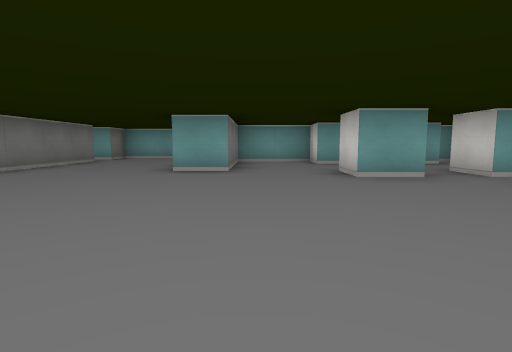
view 1 (above)

24 first-person views from a walk through a cub3D ray-caster map. The camera is about half as high as the walls, tilts 6° down and sees 80° across. The floor is counted in squares. Each view is taken from the middle of a square. On the plan, view 1 faces up. The plan holds only what a view shows up to about 9 squares ahead; the rest is blank.

view 2
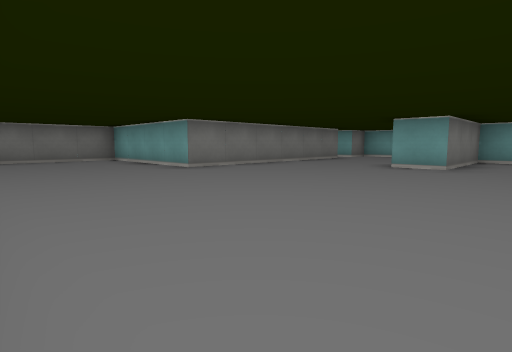

view 3
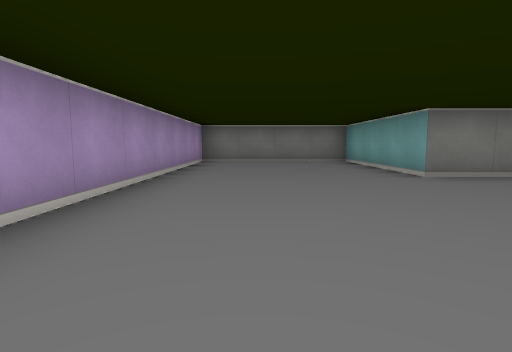

view 4
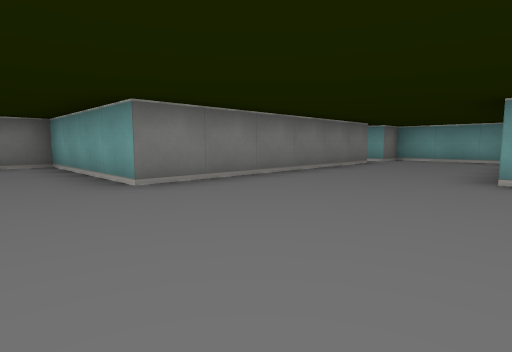

view 5
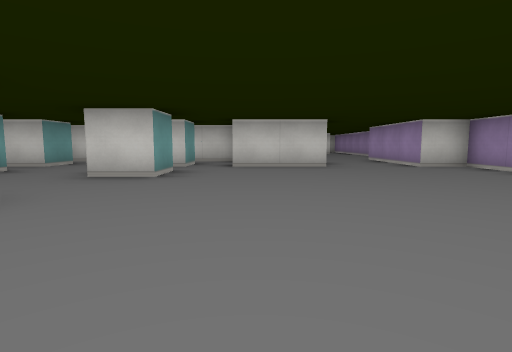

view 6
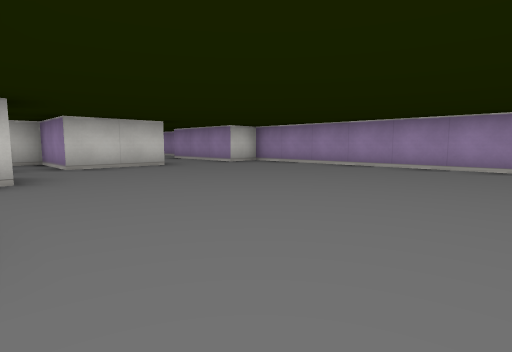

view 7
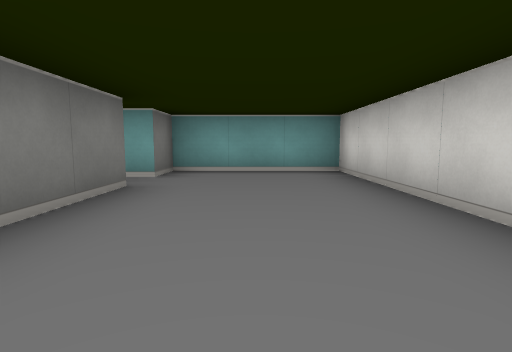

view 8
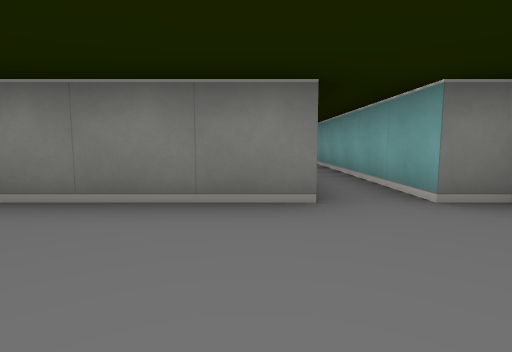

view 9
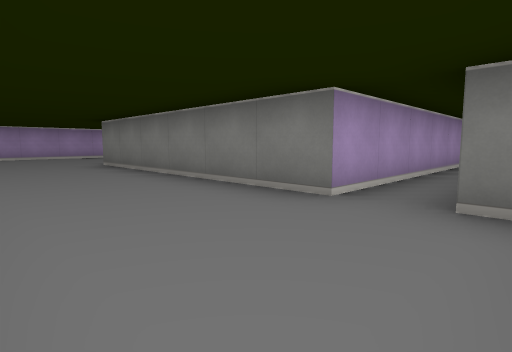

view 10
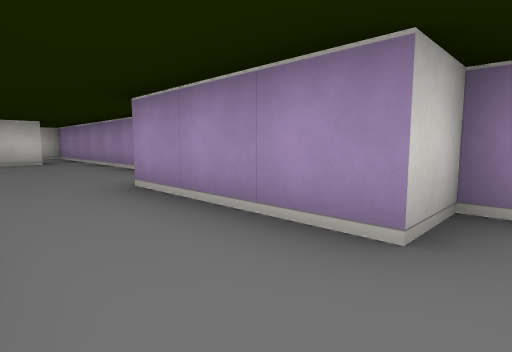

view 11
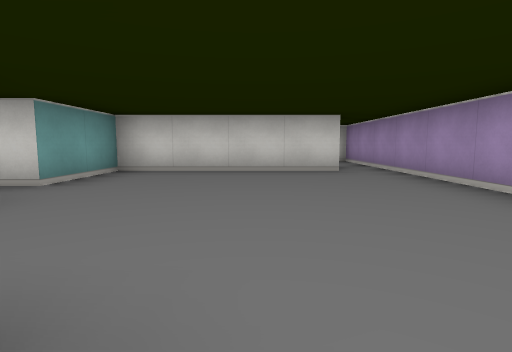

view 12
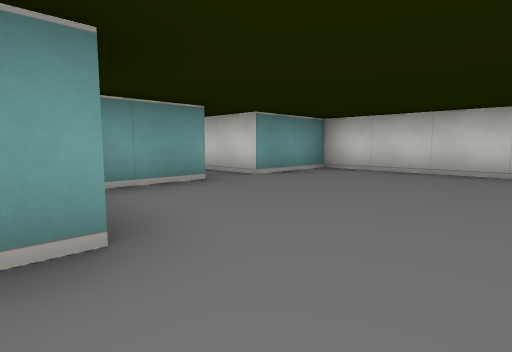

view 13
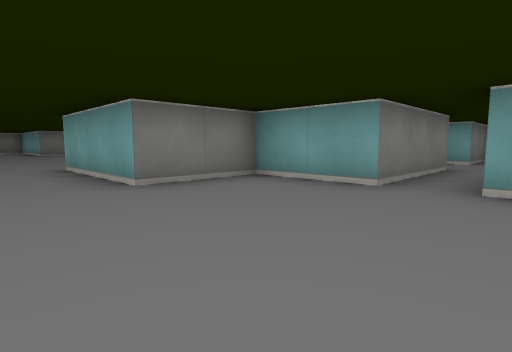

view 14
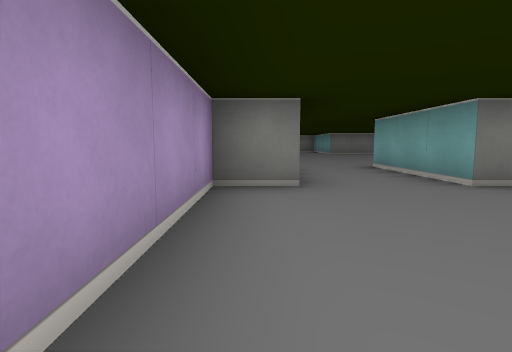

view 15
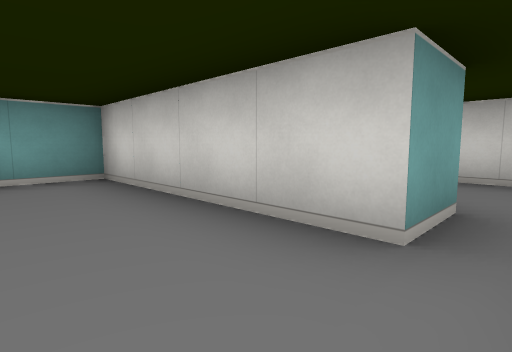

view 16
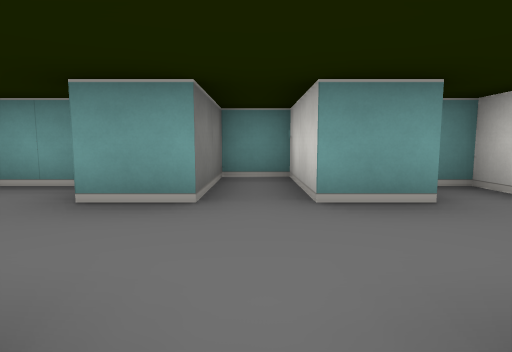

view 17
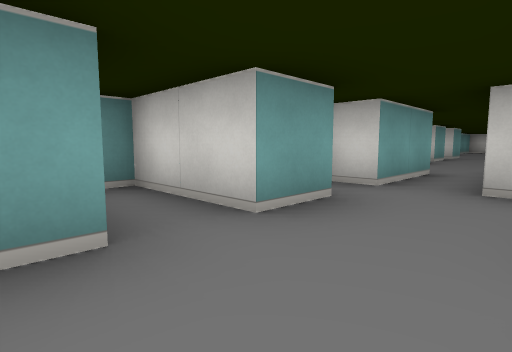

view 18
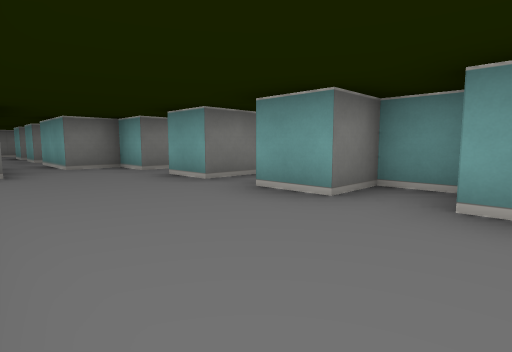

view 19
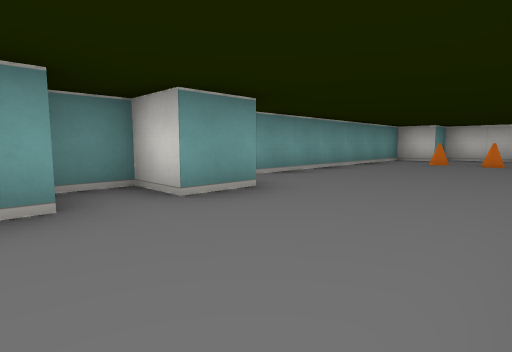

view 20
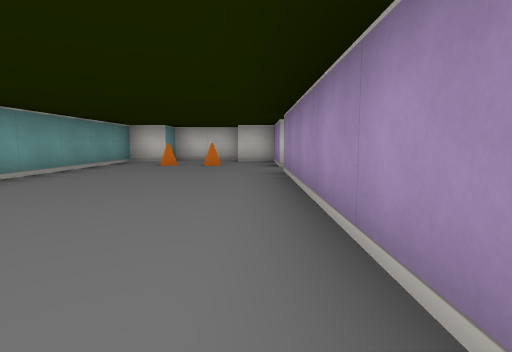

view 21
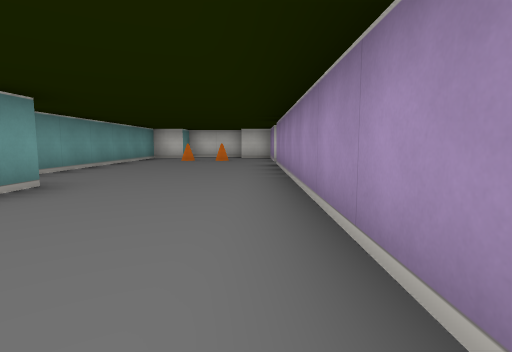

view 22
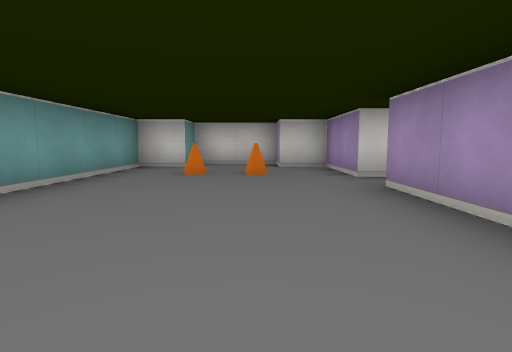

view 23
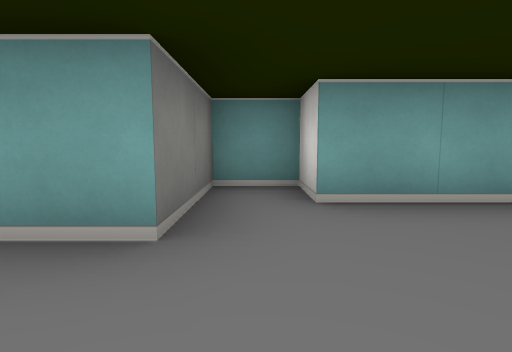

view 24
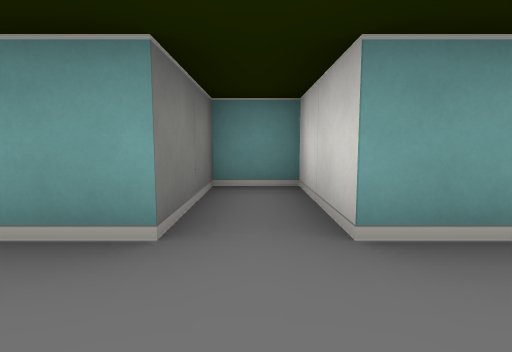

### Floor plan
Ten units are one square. View 1 is at (0, 0); x grows to the right and y downward. Boxes are objects, and circles mark ways between rooms. Rooms are numbered by the first view taken in them; rooms with no view inside come last. Other rooms are left out.
<svg viewBox="-100 -110 330 130">
<path fill="none" stroke="#000" d="M-15 -68 -15 -105 -45 -105 -45 -95 -95 -95M26 -45 15 -45 15 -55M35 -15 35 -35 55 -35 55 -48M45 -45 35 -45 35 -55M46 -75 35 -75 35 -95 25 -95 25 -75 15 -75 15 -85 -5 -85 -5 -55 -15 -55M55 -75 55 -85 50 -85M-95 -85 -45 -85 -45 -25 -85 -25 -85 15 35 15 35 5M115 5 115 -35 95 -35 95 -50M85 -54 85 -35 65 -35 65 -15 35 -15M35 5 65 5 65 15 115 15M115 -55 185 -55M195 -55 215 -55 215 -65 225 -65 225 -85 215 -85 215 -95 155 -95 155 -105 145 -105 145 -85 135 -85 135 -95 125 -95 125 -85 115 -85 115 -105 105 -105 105 -85 95 -85M85 -66 85 -54M85 -105 85 -85 75 -85 75 -75 55 -75"/>
<rect x="195" y="-75" width="10" height="10" fill="#bbb"><title>cone</title></rect>
<rect x="195" y="-85" width="10" height="10" fill="#bbb"><title>cone</title></rect>
<circle cx="40" cy="-5" r="3" fill="#2a7"/>
<circle cx="50" cy="-70" r="3" fill="#2a7"/>
<circle cx="90" cy="-45" r="3" fill="#2a7"/>
<text x="-20" y="-40">1</text>
<text x="80" y="-10">2</text>
<text x="150" y="-80">3</text>
</svg>
Room 1 opens to room 2. Room 1 opens to room 3. Room 2 opens to room 3.

Where each view was taken, in squares from view 1:
view 1: 0 up, 0 right, facing up
view 2: 1 down, 1 right, facing up-left
view 3: 0 up, 0 right, facing left
view 4: 1 up, 1 left, facing up-left
view 5: 3 up, 3 left, facing right
view 6: 5 up, 3 left, facing down-right
view 7: 5 up, 3 left, facing up
view 8: 8 up, 2 left, facing left
view 9: 10 up, 2 left, facing down-left
view 10: 1 up, 3 right, facing down-right
view 11: 1 up, 6 right, facing right
view 12: 0 up, 6 right, facing up-right
view 13: 0 up, 10 right, facing up-left
view 14: 1 down, 10 right, facing left
view 15: 1 down, 10 right, facing up-right
view 16: 5 up, 3 right, facing up
view 17: 6 up, 2 right, facing up-right
view 18: 6 up, 14 right, facing up-left
view 19: 6 up, 12 right, facing up-right
view 20: 6 up, 13 right, facing right
view 21: 6 up, 11 right, facing right
view 22: 7 up, 15 right, facing right
view 23: 7 up, 15 right, facing up
view 24: 7 up, 11 right, facing up
